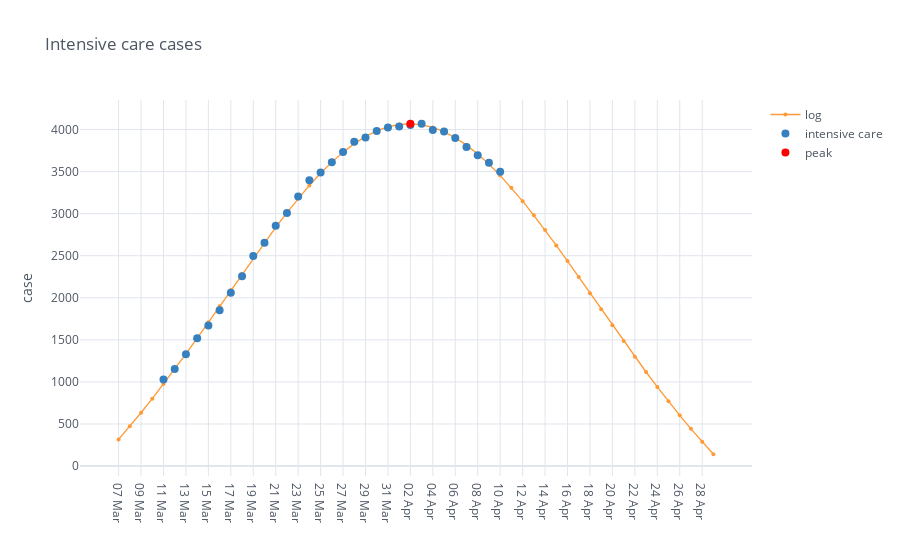

Here is the notebook cell this chart was saved with:
### Markdown cell above
## Fitting intensive care data with exponential and logistic models

The exponential model is:

$$y = e^{k(x-x_0)} + y_0$$

where $k, x_0, y_0$ are the parameters to estimate.

For the logistic model:

$$y = \frac{c}{1+e^{-k(x-x_0)}} + y_0$$

where $c, k, x_0, y_0$ are the parameters to estimate.

### Code cell
condition = df['intensive care'] >= 1000
df = df[condition]

fig = mpl.iplot_analysis_plot(df.drop(columns=['day']), title='Intensive care cases', exp_fitting=False, sigm_fitting=False)
fig.show()

### Figure 1 — Plotly figure (JSON) as saved in the notebook; plotly's stock layout.template omitted (floating-point values rounded to 4 significant figures)
{"data": [{"line": {"color": "rgba(255, 153, 51, 1.0)", "dash": "solid", "shape": "linear", "width": 1.3}, "marker": {"size": 4, "symbol": "circle"}, "mode": "lines+markers", "name": "log", "text": "", "type": "scatter", "x": ["07 Mar", "08 Mar", "09 Mar", "10 Mar", "11 Mar", "12 Mar", "13 Mar", "14 Mar", "15 Mar", "16 Mar", "17 Mar", "18 Mar", "19 Mar", "20 Mar", "21 Mar", "22 Mar", "23 Mar", "24 Mar", "25 Mar", "26 Mar", "27 Mar", "28 Mar", "29 Mar", "30 Mar", "31 Mar", "01 Apr", "02 Apr", "03 Apr", "04 Apr", "05 Apr", "06 Apr", "07 Apr", "08 Apr", "09 Apr", "10 Apr", "11 Apr", "12 Apr", "13 Apr", "14 Apr", "15 Apr", "16 Apr", "17 Apr", "18 Apr", "19 Apr", "20 Apr", "21 Apr", "22 Apr", "23 Apr", "24 Apr", "25 Apr", "26 Apr", "27 Apr", "28 Apr", "29 Apr"], "y": [316.9, 472.0, 633.5, 800.9, 973.8, 1152.0, 1334.0, 1520.0, 1709.0, 1900.0, 2092.0, 2282.0, 2472.0, 2657.0, 2838.0, 3013.0, 3179.0, 3335.0, 3481.0, 3613.0, 3731.0, 3832.0, 3917.0, 3984.0, 4032.0, 4060.0, 4068.0, 4056.0, 4024.0, 3973.0, 3903.0, 3815.0, 3710.0, 3589.0, 3454.0, 3307.0, 3148.0, 2980.0, 2804.0, 2623.0, 2436.0, 2247.0, 2055.0, 1864.0, 1674.0, 1485.0, 1300.0, 1118.0, 940.8, 768.9, 602.6, 442.3, 288.3, 140.9]}, {"line": {"color": "rgba(55, 128, 191, 1.0)", "dash": "solid", "shape": "linear", "width": 1.3}, "marker": {"size": 8, "symbol": "circle"}, "mode": "markers", "name": "intensive care", "text": "", "type": "scatter", "x": ["07 Mar", "08 Mar", "09 Mar", "10 Mar", "11 Mar", "12 Mar", "13 Mar", "14 Mar", "15 Mar", "16 Mar", "17 Mar", "18 Mar", "19 Mar", "20 Mar", "21 Mar", "22 Mar", "23 Mar", "24 Mar", "25 Mar", "26 Mar", "27 Mar", "28 Mar", "29 Mar", "30 Mar", "31 Mar", "01 Apr", "02 Apr", "03 Apr", "04 Apr", "05 Apr", "06 Apr", "07 Apr", "08 Apr", "09 Apr", "10 Apr", "11 Apr", "12 Apr", "13 Apr", "14 Apr", "15 Apr", "16 Apr", "17 Apr", "18 Apr", "19 Apr", "20 Apr", "21 Apr", "22 Apr", "23 Apr", "24 Apr", "25 Apr", "26 Apr", "27 Apr", "28 Apr", "29 Apr"], "y": ["", "", "", "", 1028.0, 1153.0, 1328.0, 1518.0, 1672.0, 1851.0, 2060.0, 2257.0, 2498.0, 2655.0, 2857.0, 3009.0, 3204.0, 3396.0, 3489.0, 3612.0, 3732.0, 3856.0, 3906.0, 3981.0, 4023.0, 4035.0, 4053.0, 4068.0, 3994.0, 3977.0, 3898.0, 3792.0, 3693.0, 3605.0, 3497.0, "", "", "", "", "", "", "", "", "", "", "", "", "", "", "", "", "", "", ""]}, {"marker": {"color": "rgba(255, 0, 0, 125)", "size": 8}, "mode": "markers", "name": "peak", "type": "scatter", "x": ["02 Apr"], "y": [4068.0]}], "layout": {"legend": {"bgcolor": "#FFFFFF", "font": {"color": "#4D5663"}}, "paper_bgcolor": "#FFFFFF", "plot_bgcolor": "#FFFFFF", "title": {"font": {"color": "#4D5663"}, "text": "Intensive care cases"}, "xaxis": {"gridcolor": "#E1E5ED", "showgrid": true, "tickfont": {"color": "#4D5663"}, "title": {"font": {"color": "#4D5663"}, "text": ""}, "zerolinecolor": "#E1E5ED"}, "yaxis": {"gridcolor": "#E1E5ED", "showgrid": true, "tickfont": {"color": "#4D5663"}, "title": {"font": {"color": "#4D5663"}, "text": "case"}, "zerolinecolor": "#E1E5ED"}}}
